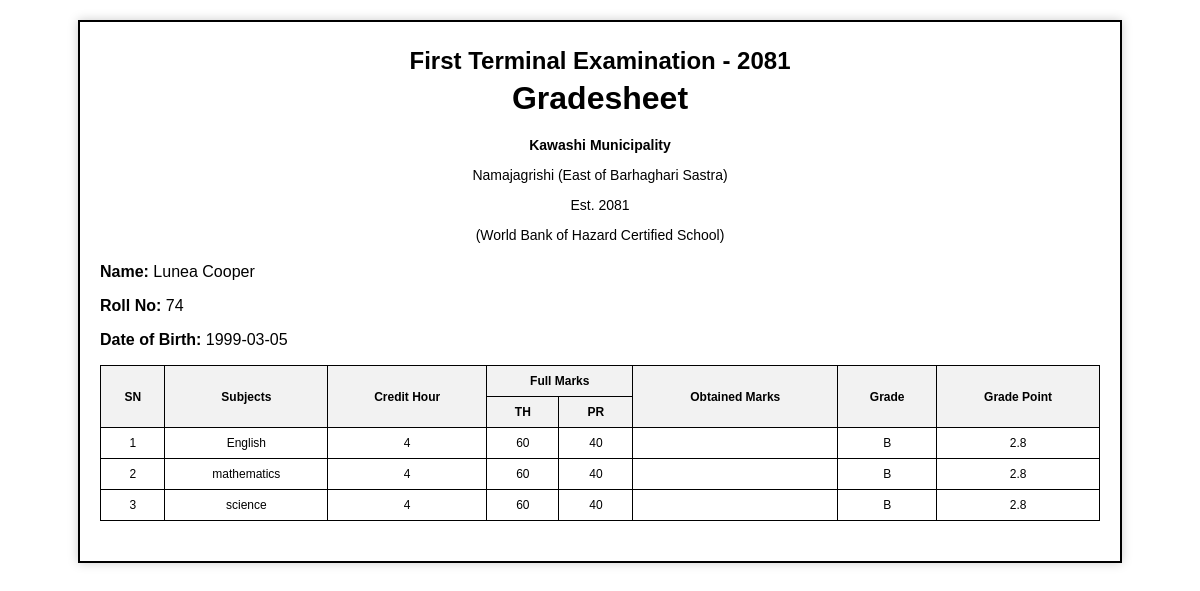
Before: /q34/34marksheet.php?id=7 with the older database file.
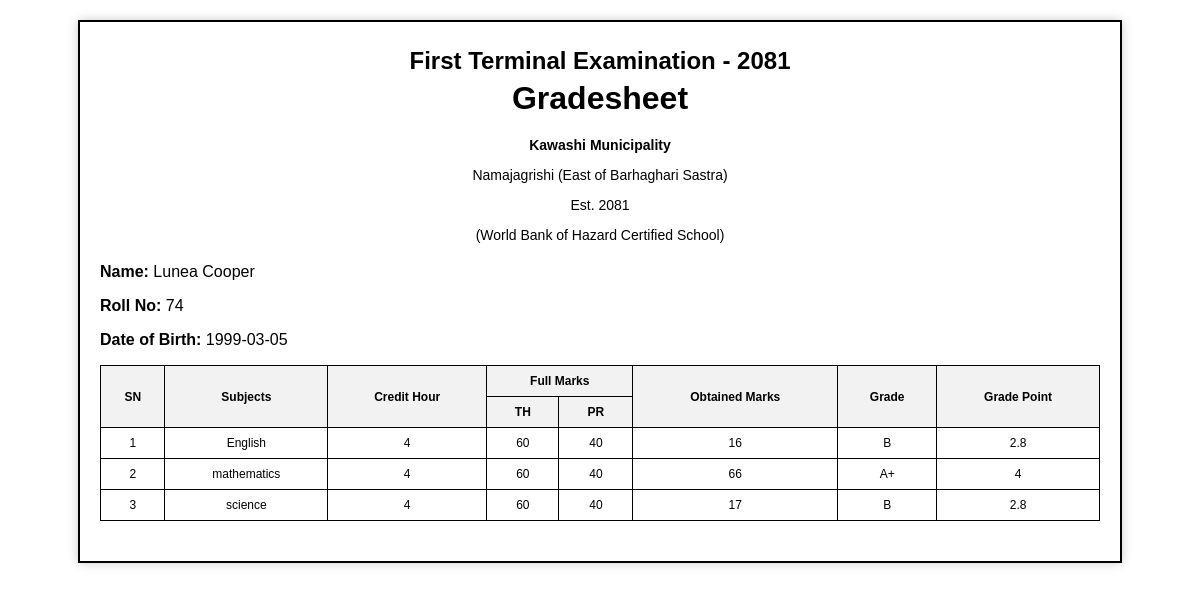
After: the same page with the newer database file.
### tables this page shows
CREATE TABLE `students` (
  `id` int(11) NOT NULL,
  `name` varchar(255) NOT NULL,
  `course_id` int(11) NOT NULL,
  `fee` decimal(10,2) NOT NULL,
  `rollno` int(11) NOT NULL,
  `phone` varchar(10) NOT NULL,
  `address` text DEFAULT NULL,
  `dob` date NOT NULL,
  `status` tinyint(1) NOT NULL DEFAULT 0,
  `created_at` datetime DEFAULT current_timestamp(),
  `updated_at` datetime DEFAULT NULL ON UPDATE current_timestamp()
);

CREATE TABLE `marks` (
  `id` int(11) NOT NULL,
  `rollno` int(11) DEFAULT NULL,
  `english` int(11) DEFAULT NULL,
  `science` int(11) DEFAULT NULL,
  `mathematics` int(11) DEFAULT NULL
);

### q34/34marksheet.php (the view, shortened to what this page needs)
<!DOCTYPE html>
<html lang="en">
<head>
</head>
<body>
    <?php
    if(isset($_GET['id'])) {
        $student_id = $_GET['id'];
        $conn = new mysqli('localhost', 'root', '', 'q33');
        $student_query = "SELECT * FROM students WHERE id = $student_id";
        $student_result = mysqli_query($conn, $student_query);
        $student = mysqli_fetch_assoc($student_result);
        $marks_query = "SELECT * FROM marks WHERE rollno = $student_id";
        $marks_result = mysqli_query($conn, $marks_query);
        $marks = mysqli_fetch_assoc($marks_result);
        function grade($marks) {
            $total_marks = $marks + 35;
            if($total_marks >= 90) {
                $grade = 'A+';
                $grade_point = 4.0;
            } elseif($total_marks >= 80) {
                $grade = 'A';
                $grade_point = 3.6;
            } elseif($total_marks >= 70) {
                $grade = 'B+';
                $grade_point = 3.2;
            } else {
                $grade = 'B';
                $grade_point = 2.8;
            }
            return array($total_marks, $grade, $grade_point);
        }
    ?>
    <div class="container">
        <div class="header">
            <h2>First Terminal Examination - 2081</h2>
            <h1>Gradesheet</h1>
        </div>
        <div class="school-details">
            <p><strong>Kawashi Municipality</strong></p>
            <p>Namajagrishi (East of Barhaghari Sastra)</p>
            <p>Est. 2081</p>
            <p>(World Bank of Hazard Certified School)</p>
        </div>
        <div>
            <p><strong>Name:</strong> <?php echo $student['name']; ?></p>
            <p><strong>Roll No:</strong> <?php echo $student['rollno']; ?></p>
            <p><strong>Date of Birth:</strong> <?php echo $student['dob']; ?></p>
        </div>
        <div class="gradesheet">
            <table class="table-container">
                <tr>
                    <th rowspan="2">SN</th>
                    <th rowspan="2">Subjects</th>
                    <th rowspan="2">Credit Hour</th>
                    <th colspan="2">Full Marks</th>
                    <th rowspan="2">Obtained Marks</th>
                    <th rowspan="2">Grade</th>
                    <th rowspan="2">Grade Point</th>
                </tr>
                <tr>
                    <th>TH</th>
                    <th>PR</th>
                </tr>
                <tr>
                <?php
                $sn = 1;
                $grade_info = grade($marks['english']);
                ?>
                    <td><?php echo $sn++; ?></td>
                    <td>English</td>
                    <td>4</td>
                    <td>60</td>
                    <td>40</td>
                    <td><?php echo $marks['english']; ?></td>
                    <td><?php echo $grade_info[1]; ?></td>
                    <td><?php echo $grade_info[2]; ?></td>
                </tr>
                <?php
                $grade_info = grade($marks['mathematics']);
                ?>
                    <td><?php echo $sn++; ?></td>
                    <td>mathematics</td>
                    <td>4</td>
                    <td>60</td>
                    <td>40</td>
                    <td><?php echo $marks['mathematics']; ?></td>
                    <td><?php echo $grade_info[1]; ?></td>
                    <td><?php echo $grade_info[2]; ?></td>
                <?php
                $grade_info = grade($marks['science']);
                ?>
                    <td><?php echo $sn++; ?></td>
                    <td>science</td>
                    <td>4</td>
                    <td>60</td>
                    <td>40</td>
                    <td><?php echo $marks['science']; ?></td>
                    <td><?php echo $grade_info[1]; ?></td>
                    <td><?php echo $grade_info[2]; ?></td>
            </table>
        </div>
    </div>
    <?php } ?>
</body>
</html>

### q34/34marksheet.php (style rules this page uses)
body { font-family: Arial, sans-serif; margin: 0; padding: 0; }
.container { margin: 20px auto; width: 90%; max-width: 1000px; border: 2px solid #000; padding: 20px; box-shadow: 0 0 10px #ccc; }
.header { text-align: center; margin-bottom: 20px; }
h1, h2 { margin: 5px; }
.school-details { text-align: center; font-size: 14px; margin-bottom: 20px; }
.table-container { width: 100%; border-collapse: collapse; text-align: center; margin-top: 10px; }
.table-container th, .table-container td { border: 1px solid #000; padding: 8px; font-size: 12px; }
.table-container th { background-color: #f2f2f2; }
.gradesheet { margin-bottom: 20px; }

Changed rows visible on the page:
added marks: english "16", english "B", english "2.8", mathematics "66", mathematics "A+", mathematics "4", science "17", science "B", science "2.8"
Other visible differences:
$grade_info[1]: "B" → (not shown)
$grade_info[2]: "2.8" → (not shown)
